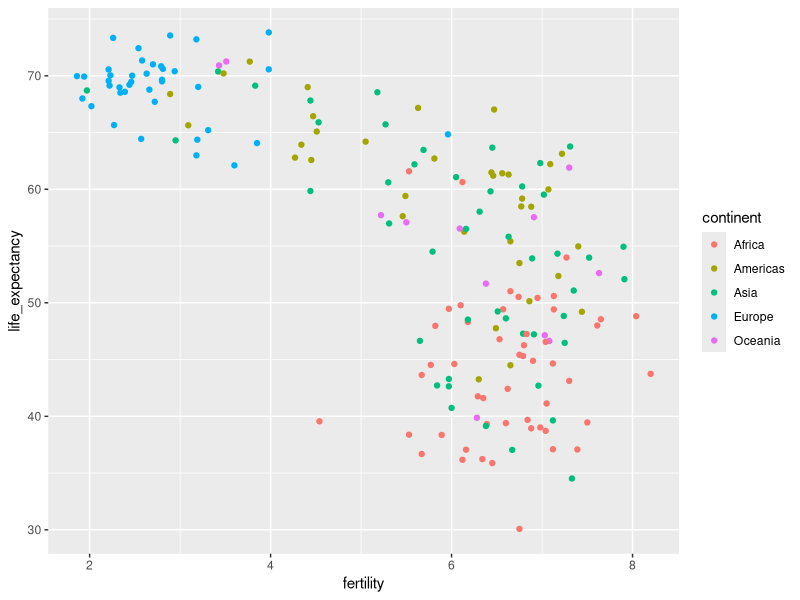
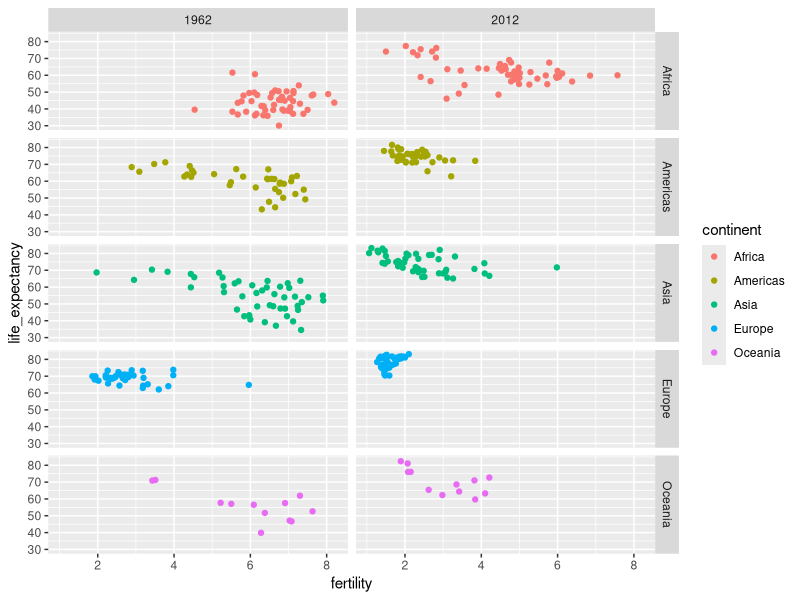
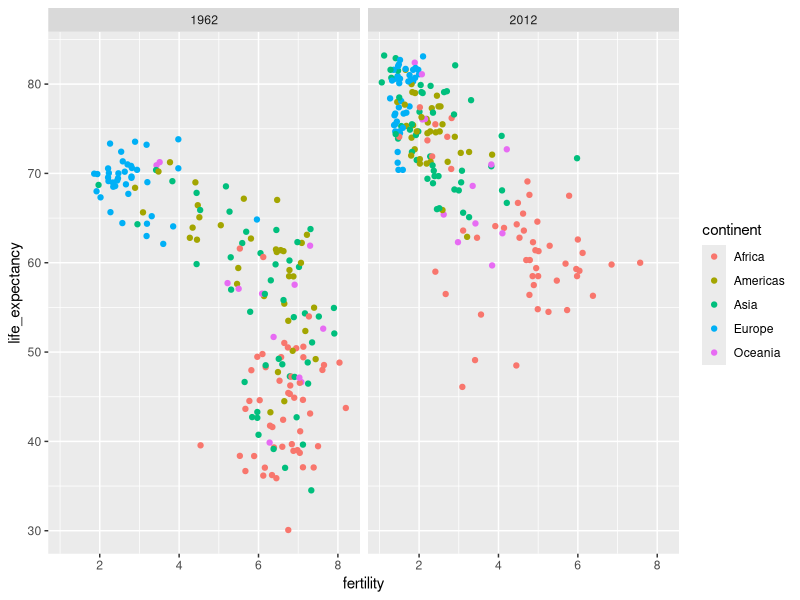
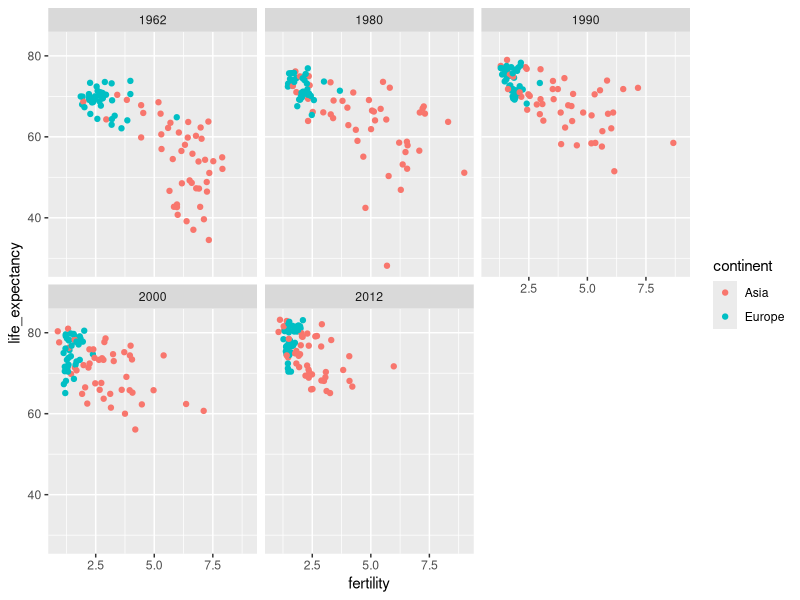
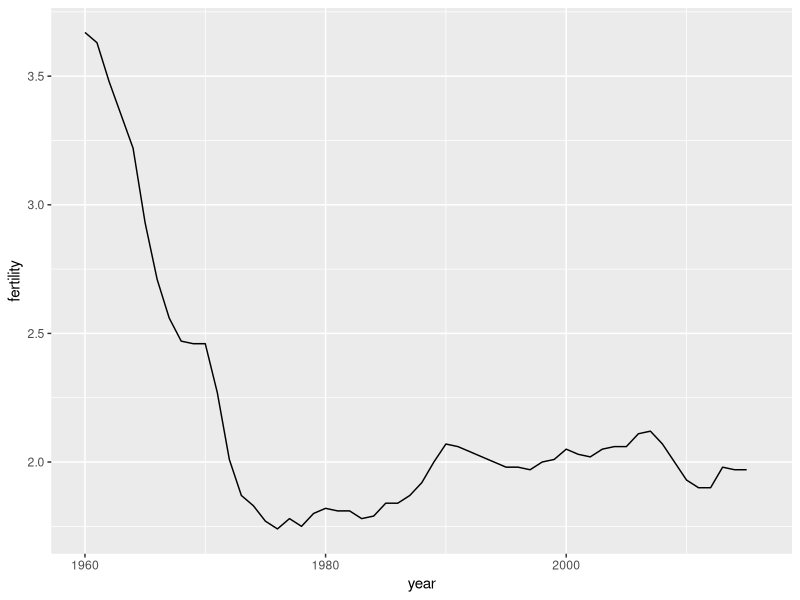
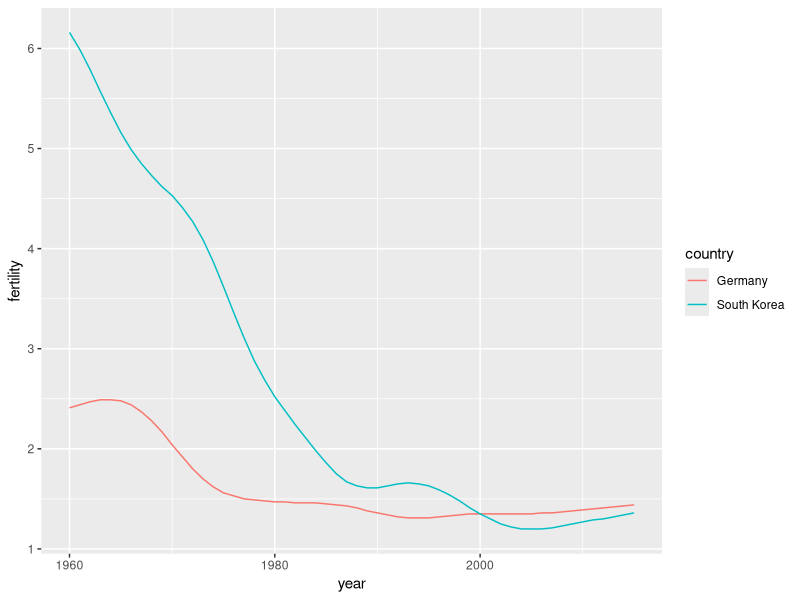
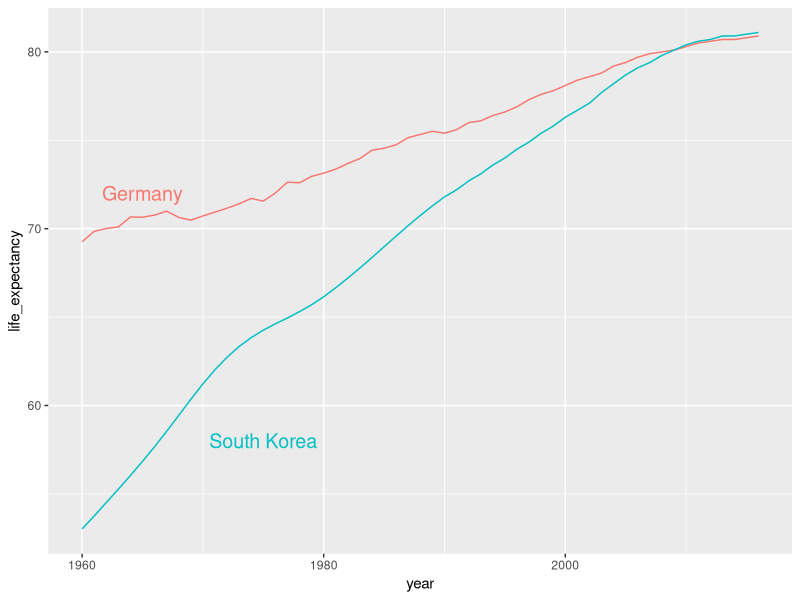
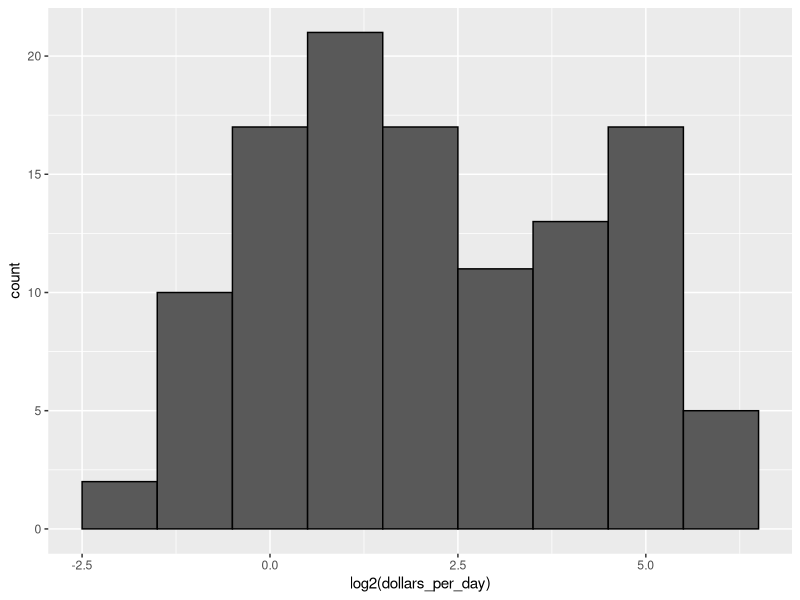

Recreate these plots in R, in order.
#### Environment ####
library(tidyverse)
library(dslabs)
library(ggridges)

data(gapminder)
head(gapminder)

gapminder <- gapminder %>%
  mutate(dollars_per_day = gdp/population/365)

#####



#### fertility and life-expectancy across continent: Facet ####

filter(gapminder, year == 1962) %>%
  ggplot(aes(x = fertility,
             y = life_expectancy,
             color = continent)) +
  geom_point() 
# We want to compare 1962 and 2012 with side-by-side plots

# facet_grid function 
filter(gapminder, 
       year %in% c(1962, 2012)) %>%
  ggplot(aes(x = fertility,
             y = life_expectancy,
             color = continent)) +
  geom_point() +
  facet_grid(continent ~ year) # plot for each continent/year pair
# can compare only year
filter(gapminder, 
       year %in% c(1962, 2012)) %>%
  ggplot(aes(x = fertility,
             y = life_expectancy,
             color = continent)) +
  geom_point() +
  facet_grid(. ~ year) # . means that we only use "year" variable

# facet_wrap()
# automatically wrapping the series of plots
years <- c(1962, 1980, 1990, 2000, 2012)
continents <- c("Europe", "Asia")
gapminder %>%
  filter(year %in% years & continent %in% continents) %>%
  ggplot(aes(x = fertility,
             y = life_expectancy,
             col = continent)) +
  geom_point() +
  facet_wrap(. ~year)
# Note: scales of plots are automatically fixed for comparison
# can turn off by scales = "free", but it will make pic ugly

#####



#### Evolution of one nation: Time series plots ####

gapminder %>%
  filter(country == "United States") %>%
  ggplot(aes(x = year,
             y = fertility)) +
  geom_line()
# line is good for one nation, but comparing two nations need more

countries <- c("South Korea", "Germany")
gapminder %>%
  filter(country %in% countries & !is.na(fertility)) %>%
  # is.na() check whether the column is NA
  ggplot(aes(x = year,
             y = fertility,
             colour = country)) +
  # one colour for one country
  geom_line()

# can also use labels instead of legends
labels <- data.frame(country = countries, 
                     x = c(1975, 1965),
                     y = c(58, 72))
# 这里countries是用的前面的定义
# 这两行是在用图坐标定义label位置
gapminder %>%
  filter(country %in% countries) %>%
  ggplot(aes(x = year,
             y = life_expectancy,
             colour = country)) +
  geom_line() +
  geom_text(data = labels,
            aes(x, y, label = country),
            size = 5) +
  theme(legend.position = "none")
# theme:
# customize the non-data components of plots: 
# i.e. titles, labels, fonts, background, gridlines, and legends
# 内部选项繁多且自由，建议用help看文档

#####



#### Data Transformation ####

# Average Daily Income: (log2)
# more informative to check base 2:
# 1 extremely poor, 2 very poor, 4 poor, 8 middle, 16 well off,
# 32 rich, 64 very rich

gapminder %>%
  filter(year == 1970 & !is.na(gdp)) %>%
  ggplot(aes(log2(dollars_per_day))) +
  geom_histogram(binwidth = 1,
                 colour = "black")
# the plots give a good summary of mid to lower income countries

# Population (log10)
gapminder %>%
  filter(year == 1970) %>%
  ggplot(aes(log10(population))) +
  geom_histogram(binwidth = 0.5,
                 colour = "black")
# Note:
# can also use scale_x_continuous for transformation 
gapminder %>%
  filter(year == 1970) %>%
  ggplot(aes(population)) +
  geom_histogram(binwidth = 0.5,
                 colour = "black") +
  scale_x_continuous(trans = "log10")
# 差别在于x轴上标注会不同


# local modes:
# locations where distribution goes up and down again 
# say some distribution has multiple modes

#####



#### Compare multiple distributions ####
gapminder %>%
  filter(year == 1970 & !is.na(gdp)) %>%
  mutate(region = reorder(region, dollars_per_day,
                          FUN = median)) %>%
  # reorder by median of regional daily income
  ggplot(aes(x = dollars_per_day,
             y = region)) +
  geom_point() +
  scale_x_continuous(trans = "log2")

# Indeed there exists west vs. rest dichotomy
# further group the regions
gapminder <- gapminder %>%
  mutate(group = case_when
         (
           region %in% c("Western Europe", 
                         "Northern Europe",
                         "Southern Europe", 
                         "Northern America",
                         "Australia and New Zealand") ~ "West",
           region %in% c("Eastern Asia", 
                         "South-Eastern Asia") ~ "East Asia", 
           region %in% c("Caribbean", 
                         "Central America",
                         "South America") ~ "Latin America",
           continent == "Africa" & 
             region != "Northern Africa" ~ "Sub-Saharan",
           TRUE ~ "Others"
         ))
sum(is.na(gapminder$group)) # check whether there is na in group
gapminder <- gapminder %>%
  mutate(group = factor(group,
                        levels = c("Others",
                                   "Latin America",
                                   "East Asia",
                                   "Sub-Saharan",
                                   "West")))
# change to factor 



# Boxplots #
gapminder %>%
  filter(year == 1970 & !is.na(gdp)) %>%
  ggplot(aes(x = group,
             y = dollars_per_day)) +
  geom_boxplot() +
  scale_y_continuous(trans = "log2") +
  xlab("") + #取消x轴标题
  theme(axis.text.x = element_text(angle = 90, 
                                   hjust = 1)) #调整x轴图注
# boxplots summarise the data into five numbers
# can add geom_point to avoid this 
gapminder %>%
  filter(year == 1970 & !is.na(gdp)) %>%
  ggplot(aes(x = group,
             y = dollars_per_day)) +
  geom_boxplot() +
  scale_y_continuous(trans = "log2") +
  xlab("") + 
  theme(axis.text.x = element_text(angle = 90, 
                                   hjust = 1)) +
  geom_point(alpha = 0.5) #use transparent points 

# Note:
# boxplots cannot discover the shape of distribution 
# (since it summarises everything with five numbers)



# Ridge Plot #
# library(ggridges)

gapminder %>%
  filter(year == 1970 & !is.na(dollars_per_day)) %>%
  ggplot(aes(x = dollars_per_day,
             y = group)) +
  #note here group(categorical factor is the y axis)
  scale_x_continuous(trans = "log2") +
  geom_density_ridges(scale = 1,
  # scale = 1 means no overlap, larger value means more overlap
  jittered_points = T,
  # add data points to the ridge plot
  position = position_points_jitter(height = 0),
  point_shape = "|",
  # height of points means nothing, so move them to the x axis
  point_size = 3,
  point_alpha = 1,
  # make points small 
  alpha = 0.7
  )

#####



#### Multiple Distributions: Across Years ####
years <- c(1970, 2010)
gapminder %>%
  filter(year %in% years & !is.na(gdp)) %>%
  mutate(west = ifelse(group == "West",
                       "West", 
                       "Developing")) %>%
  # ifelse(test, yes, no)
  # test: 命题检验
  # yes: value returned for true result of test
  # no: value returned for false result of test
  ggplot(aes(dollars_per_day)) +
  geom_histogram(binwidth = 1,
                 colour = "black", #边线颜色
                 fill = "blue") + #内填充颜色
  scale_x_continuous(trans = "log2") +
  facet_grid(year ~ west)

# We notice 2010 has more countries: filter data
country_list_1 <- gapminder %>%
  filter(year == 1970 & !is.na(dollars_per_day)) %>%
  pull(country)
country_list_2 <- gapminder %>%
  filter(year == 2010 & !is.na(dollars_per_day)) %>%
  pull(country)
country_list <- intersect(country_list_1, country_list_2)
# draw again
gapminder %>%
  filter(year %in% years & country %in% country_list) %>%
  mutate(west = ifelse(group == "West",
                       "West", 
                       "Developing")) %>%
  ggplot(aes(dollars_per_day)) +
  geom_histogram(binwidth = 1,
                 colour = "black", #边线颜色
                 fill = "blue") + #内填充颜色
  scale_x_continuous(trans = "log2") +
  facet_grid(year ~ west)

# We see that rich countries have become a bit richer, but 
# in general poor countries have improved more


# Divide into regions: Boxplots
gapminder %>%
  filter(year %in% years &
         country %in% country_list) %>%
  mutate(year = factor(year)) %>%
  # turn year into a factor, so ggplot can separate and color it
  ggplot(aes(x = group,
             y = dollars_per_day,
             fill = year)) +
  geom_boxplot() +
  theme(axis.text.x = element_text(angle = 90,
                                   hjust = 1)) +
  scale_y_continuous(trans = "log2") +
  xlab("")
# 直接比较每个区域的变化更为直观



# West vs. Rest: Density plots comparison
# the default is to have area of each distribution add up to 1
# but we have 87 developing countries and 21 western countries
# => 
# Accessing computed variables 
# multiply the y-axis values by the size of the group 

gapminder %>%
  filter(year %in% years & country %in% country_list) %>%
  mutate(group = ifelse(group == "West", 
                        "West",
                        "Developing")) %>%
  ggplot(aes(x = dollars_per_day,
             y = after_stat(count), 
             # multiply the y-axis by the size of the group 
  # aes有两层变换，为after_stat和after_scale
             fill = group)) +
  scale_x_continuous(trans = "log2",
                     limits = c(0.125, 300)) +
  geom_density(alpha = 0.2,
               bw = 0.75) +
  # 手动调整bandwidth使两图相同
  facet_grid(year ~ .)

  

# compare different regions to see the difference

# density ridges plots #
gapminder %>%
  filter(year %in% years &
           !is.na(dollars_per_day)) %>%
  ggplot(aes(x = dollars_per_day,
             y = group)) +
  scale_x_continuous(trans = "log2") +
  geom_density_ridges(scale = 1.5) +
  facet_grid(. ~ year)

# stacked density plots #
gapminder %>%
  filter(year %in% years & country %in% country_list) %>%
  group_by(year) %>%
  mutate(weight = population / sum(population) * 2) %>%
  ungroup() %>%
  # get the weight needed, and return the dataset to original
  ggplot(aes(x = dollars_per_day,
             fill = group,
             weight = weight # generate weighted density 
             )) +
  scale_x_continuous(trans = "log2",
                     limits = c(0.125, 300)) +
  geom_density(
               alpha = 0.2,
               bw = 0.75,
               position = "stack" # generate overlapping plots
               ) +
  facet_grid(year ~ .)
# weighted distributions are more accurate for countries with 
# a big population

#####



#### Ecological Fallacy: log of odds ####
# p is a probability
# p / (1-p) is called odds 

# ecological fallacy: 
# assuming conclusions made from the average apply to all members

# study infant mortality and income level 
gapminder <- gapminder %>%
  # redefine groups for our purpose
  mutate(group = case_when(
    region %in% c("Western Europe", 
                  "Northern Europe",
                  "Southern Europe", 
                  "Northern America",
                  "Australia and New Zealand") ~ "The West",
    region %in% "Northern Africa" ~ "Northern Africa",
    region %in% c("Eastern Asia", 
                  "South-Eastern Asia") ~ "East Asia",
    region == "Southern Asia" ~ "Southern Asia",
    region %in% c("Central America", 
                  "South America", 
                  "Caribbean") ~ "Latin America",
    continent == "Africa" 
    & region != "Northern Africa" ~ "Sub-Saharan Africa",
    region %in% c("Melanesia", 
                  "Micronesia", 
                  "Polynesia") ~ "Pacific Islands"
  ))

surv_income <- gapminder %>%
  filter(year == 2010 &
           !is.na(gdp) &
           !is.na(infant_mortality) &
           !is.na(group)) %>%
  group_by(group) %>%
  summarise(infant_survival_rate = 1 - 
  sum(infant_mortality/1000*population)/sum(population),
  income = sum(gdp)/sum(population)/365) 

surv_income %>% arrange(income)

surv_income %>%
  ggplot(aes(x = income,
             y = infant_survival_rate,
             label = group,
             colour = group)) +
  scale_x_continuous(trans = "log2",
                     limits = c(0.25, 150)) +
  scale_y_continuous(trans = "logit",
                     limits = c(0.875, 0.9981),
                     breaks = c(.85,
                                .90,
                                .95,
                                .99,
                                .995,
                                .998)) +
                     geom_label(size = 3,
                                show.legend = F)
#But should remember that average cannot conclude for every member




  
